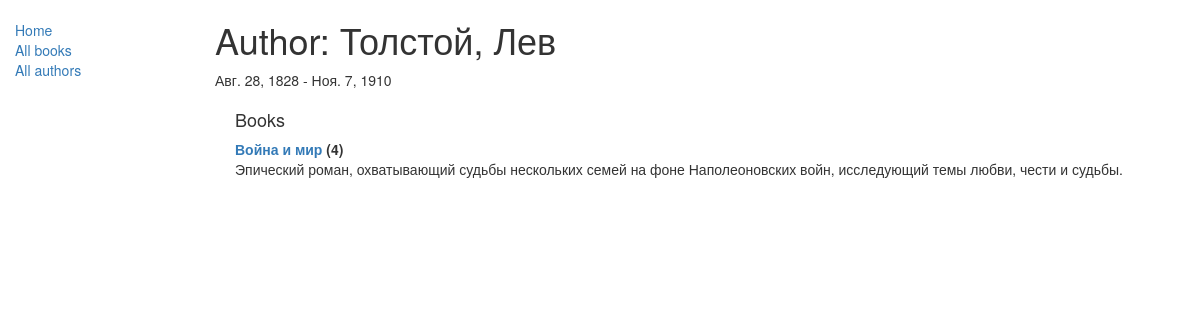
Page /catalog/authors/1 on the committed database.
### catalog/models.py (models this page shows, shortened)
class Author(models.Model):
    first_name = models.CharField(max_length=100)
    last_name = models.CharField(max_length=100)
    date_of_birth = models.DateField(null=True, blank=True)
    date_of_death = models.DateField('Died', null=True, blank=True)
    def __str__(self):
        return '%s, %s' % (self.last_name, self.first_name)

class Book(models.Model):
    title = models.CharField(max_length=200)
    author = models.ForeignKey('Author', on_delete=models.SET_NULL, null=True)
    summary = models.TextField(max_length=1000, help_text="Enter a brief description of the book")
    isbn = models.CharField('ISBN',max_length=13, help_text='13 Character <a href="https://www.isbn-international.org/content/what-isbn">ISBN number</a>')
    genre = models.ManyToManyField(Genre, help_text="Select a genre for this book")
    def __str__(self):
        return self.title
    def display_genre(self):
        """
        Creates a string for the Genre. This is required to display genre in Admin.
        """
        return ', '.join([ genre.name for genre in self.genre.all()[:3] ])
    display_genre.short_description = 'Genre'

### catalog/views.py (the view)
# urls.py: url(r'^authors/(?P<pk>\d+)$', views.AuthorDetailView.as_view(), name='author-detail'),
class AuthorDetailView(generic.DetailView):
    model = Author

### catalog/templates/catalog/author_detail.html (shortened to what this page needs)
{% extends "base_generic.html" %}
{% block content %}
<h1>Author: {{ author }} </h1>
<p>{{author.date_of_birth}} - {% if author.date_of_death %}{{author.date_of_death}}{% endif %}</p>
<div style="margin-left:20px;margin-top:20px">
<h4>Books</h4>
<dl>
{% for book in author.book_set.all %}
  <dt><a href="{% url 'book-detail' book.pk %}">{{book}}</a> ({{book.bookinstance_set.all.count}})</dt>
  <dd>{{book.summary}}</dd>
  {% empty %}
  <p>This author has no books.</p>
{% endfor %}
</dl>
</div>
{% endblock %}
{% block sidebar %}
  {{ block.super }}
{% endblock %}

### rows in the picture
Author: last_name+first_name "Толстой, Лев", date_of_birth "Авг. 28, 1828", date_of_death "Ноя. 7, 1910"
Book: title "Война и мир", bookinstance_set.all.count "4", summary "Эпический роман, охватывающий судьбы нескольких семей на фоне Наполеоновских войн, исследующий темы любви, чести и судьбы."
